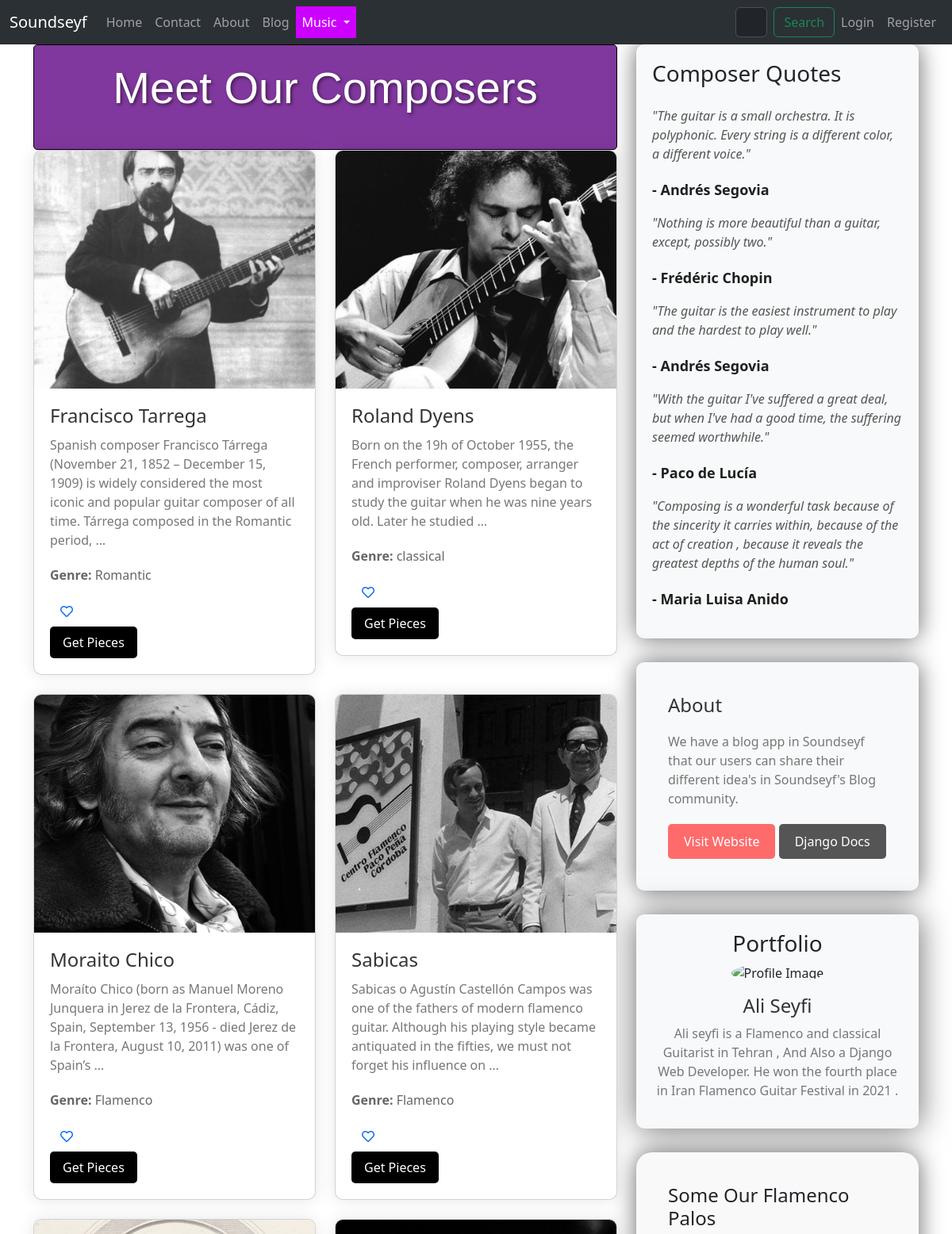
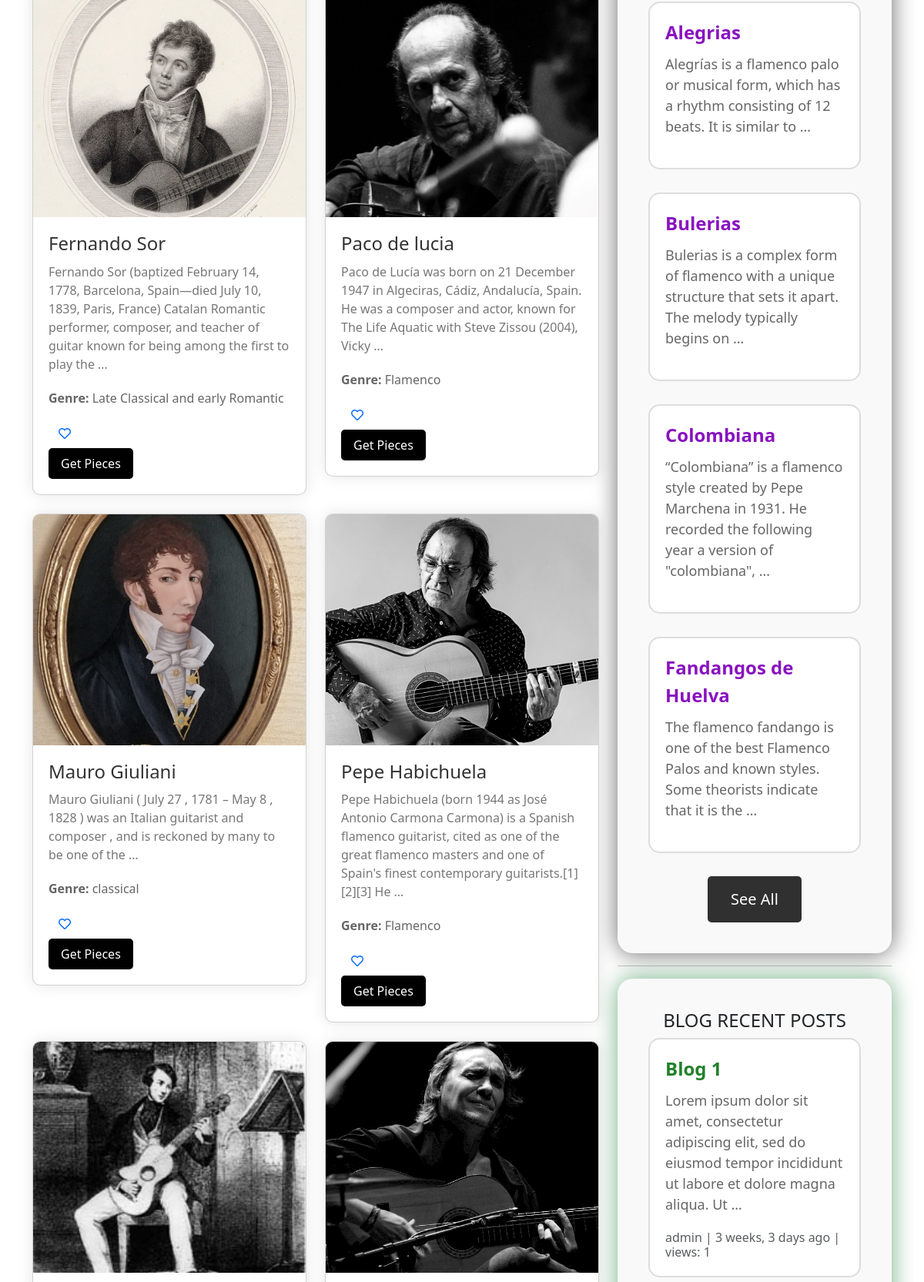
Screenshot of /music/composers (upper part) with the database file from the repository (2 pictures, top to bottom).
### music/models.py (models this page shows, shortened)
class Composer(models.Model):
    name = models.CharField(max_length=255,null=True,blank=True)
    biography = models.TextField(null=True, blank=True)
    image = models.ImageField(upload_to="Composers/" , default="default.jpg")
    genre = models.CharField(max_length=255,null=True,blank=True)
    nationality = models.CharField(blank=True,null=True,max_length=255)

class Palo(models.Model):
    name = models.CharField(max_length=255)
    description = models.TextField(null=True)
    song = models.FileField(upload_to="palos/")
    song_detail = models.TextField(null=True,blank=True)

### blog/models.py (models this page shows, shortened)
class Post(models.Model):
    title = models.CharField(max_length=255,unique=True)
    slug = models.SlugField(max_length=255,unique=True)
    author = models.ForeignKey(User,on_delete=models.CASCADE,null=True)
    content = models.TextField(null=True,blank=True)
    created_on = models.DateTimeField(auto_now_add=True)
    updated_on = models.DateTimeField(auto_now=True)
    published_on = models.DateTimeField(null=True)
    status = models.CharField(max_length=255,choices=STATUS_CHOICES)
    counted_views = models.IntegerField(default=0)
    login_required = models.BooleanField(default=False)
    class Meta:
        ordering = ['-created_on']

### music/views.py (the view)
# urls.py: path('composers',ComposersView , name="composers" ),
def ComposersView(request):
    composers = Composer.objects.all()
    p = Paginator(composers,10)
    try:
        page_number = request.GET.get('page')
        composers = p.get_page(page_number)
    except EmptyPage:
        composers = composers.get_page(1)
    except PageNotAnInteger:
        composers = composers.get_page(1)
    if request.user.is_authenticated:
         favorited_composer_ids = set(request.user.favoritecomposer_set.values_list('composer__id', flat=True))
         context = {"composers": composers, "favorited_composer_ids": favorited_composer_ids}
         return render(request,'music/composers.html',context)
    else:
         context = {"composers": composers}
         return render(request,'music/composers.html',context)

### blog/templatetags/blog-tags.py (called while the page is built)
@register.inclusion_tag('blog/recentposts.html')
def recentpost():
    recentposts = Post.objects.all().order_by('published_on')[:3]
    return  {"recentposts":recentposts}

### music/templatetags/music-tags.py (called while the page is built)
@register.inclusion_tag('music/somepalos.html')
def somepalos():
    somepalos = Palo.objects.all().order_by('name')[:4]
    return  {"somepalos":somepalos}

### templates/music/composers.html (shortened to what this page needs)
{% extends "base.html" %}
{% load static %}
{% load music-tags %}
{% load blog-tags %}
{% load thumbnail %}
{% block content %}
<div class="container">
  <div class="row">
    <div class="col-md-8">
      <div style="background-color: #81389e; border: 1px solid #000000; border-radius: 5px; padding: 20px;">
        <h2 class="card-title text-center mb-4" style="font-size: 3.5rem; font-family: 'Oswald', sans-serif; color: #ffffff; text-shadow: 2px 2px 4px rgba(0, 0, 0, 0.5);">Meet Our Composers</h2>
      </div>
        <div class="row">
        {% for composer in composers %}
        <div class="col-md-6 mb-4">
          <div class="card composer-card">
            <img src="{% thumbnail composer.image "600x400" crop="center" as im %}{{ im.url }}{% endthumbnail %}"
              alt="{{ composer.name }}" class="card-img-top composer-image">
            <div class="composer-details">
              <a style="text-decoration: none;" href="{% url 'music:pieces' cid=composer.id %}"><h3 class="card-title composer-name">{{ composer.name }}</h3></a>
              <p class="card-text composer-bio">{{ composer.biography|truncatewords:30 }}</p>
              <p class="composer-genre"><strong>Genre:</strong> {{ composer.genre }}</p>
              <form action="{% url 'music:Favorites' composer_id=composer.id %}" method="post">
                <button type="submit" class="btn btn-link composer-like-button" aria-label="Favorite Composer">
                  {% if composer.id in favorited_composer_ids %}
                    <i class="fas fa-heart text-danger"></i>
                  {% else %}
                    <i class="far fa-heart"></i>
                  {% endif %}
                </button>
              </form>
              <a href="{% url 'music:pieces' cid=composer.id %}"
                class="btn btn-primary composer-button">Get Pieces</a>
            </div>
          </div>
        </div>
        {% endfor %}
      </div>
    </div>
    <div class="col-md-4">
      <div class="quote-card" style="box-shadow: 0 0 30px rgba(0, 0, 0, 0.6);">
        <h3 class="mb-4">Composer Quotes</h3>
        <ul class="list-unstyled">
          <li>
            <p class="quote-text">"The guitar is a small orchestra. It is polyphonic. Every string is a different color, a different voice."</p>
            <p class="quote-author">- Andrés Segovia</p>
          </li>
          <li>
            <p class="quote-text">"Nothing is more beautiful than a guitar, except, possibly two."</p>
            <p class="quote-author">- Frédéric Chopin</p>
          </li>
          <li>
            <p class="quote-text">"The guitar is the easiest instrument to play and the hardest to play well."</p>
            <p class="quote-author">- Andrés Segovia</p>
          </li>
          <li>
            <p class="quote-text">"With the guitar I've suffered a great deal, but when I've had a good time, the suffering seemed worthwhile."</p>
            <p class="quote-author">- Paco de Lucía</p>
          </li>
          <li>
            <p class="quote-text">"Composing is a wonderful task because of the sincerity it carries within, because of the act of creation , because it reveals the greatest depths of the human soul."</p>
            <p class="quote-author">- Maria Luisa Anido</p>
          </li>
        </ul>
      </div>
      <div class="about-section" style="box-shadow: 0 0 30px rgba(0, 0, 0, 0.6);">
        <h3 class="about-header">About</h3>
        <p class="about-text">We have a blog app in Soundseyf that our users can share their different idea's in Soundseyf's Blog community.</p>
        <a href="https://bekbrace.com" class="btn btn-danger visit-website-button">Visit Website</a>
        <a href="https://docs.djangoproject.com/en/3.1" class="btn btn-secondary visit-website-button" style="background-color: #555;">Django Docs</a>
      </div>
      <div class="portfolio-section">
        <div style="box-shadow: 0 0 40px rgba(0, 0, 0, 0.6);" class="portfolio-item">
          <h3>Portfolio</h3>
            <img src="{% static 'images/Ali.png' %}" alt="Profile Image" class="profile-image">
            <h4>Ali Seyfi</h4>
            <p>Ali seyfi is a Flamenco and classical Guitarist in Tehran , And Also a Django Web Developer. He won the fourth place in Iran Flamenco Guitar Festival in 2021 .</p>
        </div>
    </div>
    {% somepalos %}
    <hr>
    {% recentpost %}
  </div>
    </div>
  </div>
{% endblock %}

### templates/music/somepalos.html (shortened to what this page needs)
{% load static %}
<!DOCTYPE html>
<html lang="en">
<head>
</head>
<body>
    <div class="flamenco-container">
        <h4>Some Our Flamenco Palos</h4>
        {% for palo in somepalos %}
        <div class="flamenco-palo">
            <div class="flamenco-title">{{ palo.name }}</div>
            <div class="flamenco-snippet">{{ palo.description|truncatewords:20 }}</div>
        </div>
        {% endfor %}
        <a href="{% url 'music:palos' %}" class="see-all-button">See All</a>
    </div>
</body>
</html>

### templates/blog/recentposts.html (shortened to what this page needs)
{% load static %}
{% load humanize %}
<!DOCTYPE html>
<html lang="en">
<head>
</head>
<body>
    <div class="blog-container">
        <h4>BLOG RECENT POSTS</h4>
        {% for post in recentposts %}
        <div class="blog-env">
            <div class="blog-title">{{ post.title }}</div>
            <div class="blog-snippet">{{ post.content|truncatewords:20 }}</div>
            <p class="card-text text-muted h6">{{ post.author }} | {{post.created_on|naturaltime }} | views: {{post.counted_views}}</p>
        </div>
        {% endfor %}
    </div>
</body>
</html>

### templates/music/composers.html (style rules this page uses)
.composer-card { background-color: #fff; border-radius: 10px; box-shadow: 0 0 20px rgba(0, 0, 0, 0.1); overflow: hidden; transition: transform 0.3s ease; }
.composer-image { width: 100%; height: 300px; object-fit: cover; }
.composer-details { padding: 20px; }
.composer-name { font-size: 1.5rem; color: #333; margin-bottom: 10px; }
.composer-genre { font-size: 1rem; color: #666; margin-bottom: 15px; }
.composer-bio { font-size: 1rem; color: #777; margin-bottom: 20px; }
.composer-button { background-color: #000000; color: #fff; border: none; padding: 8px 16px; border-radius: 5px; font-size: 1rem; transition: background-color 0.3s ease; }
.quote-card { background-color: #f8f9fa; border-radius: 10px; padding: 20px; margin-bottom: 20px; }
.quote-text { font-style: italic; color: #555; margin-bottom: 20px; }
.quote-author { font-weight: bold; color: #1f1f1f; font-size: large; }
.about-section { background-color: #f8f9fa; padding: 40px; border-radius: 10px; margin-top: 30px; }
.about-header { font-size: 1.5rem; color: #333; margin-bottom: 20px; }
.about-text { font-size: 1rem; color: #777; margin-bottom: 20px; }
.visit-website-button { background-color: #ff6b6b; color: #fff; border: none; padding: 10px 20px; border-radius: 5px; font-size: 1rem; transition: background-color 0.3s ease; }
.portfolio-section { margin-top: 30px; }
.portfolio-item { margin-bottom: 30px; padding: 20px; background-color: #f8f9fa; border-radius: 10px; box-shadow: 0 0 20px rgba(0, 0, 0, 0.1); text-align: center; }
.profile-image { width: 200px; height: 200px; border-radius: 50%; margin: 0 auto 15px; object-fit: cover; }
.portfolio-item h4 { font-size: 1.5rem; color: #333; }
.portfolio-item p { font-size: 1rem; color: #777; }

### templates/music/somepalos.html (style rules this page uses)
.flamenco-container { background-color: #f9f9f9; padding: 40px; border-radius: 20px; box-shadow: 0 0 30px rgba(0, 0, 0, 0.6); max-width: 800px; margin: 0 auto; display: flex; flex-direction: column; align-items: center; }
.flamenco-palo { margin-bottom: 30px; padding: 20px; border: 2px solid #ddd; border-radius: 15px; background-color: #ffffff; transition: transform 0.3s ease; max-width: 600px; width: 100%; position: relative; }
.flamenco-palo::after { content: ""; position: absolute; top: 0; left: 0; right: 0; bottom: 0; border-radius: 15px; box-shadow: 0 0 20px rgba(0, 0, 0, 0.3); opacity: 0; transition: opacity 0.3s ease; }
.flamenco-title { font-size: 24px; font-weight: bold; color: #8912c0; margin-bottom: 10px; }
.flamenco-snippet { font-size: 18px; color: #666; margin-bottom: 20px; }
.see-all-button { padding: 15px 30px; background-color: #303030; color: #fff; border: none; border-radius: 5px; cursor: pointer; transition: background-color 0.3s ease; text-decoration: none; font-size: 20px; }

### templates/blog/recentposts.html (style rules this page uses)
.blog-container { background-color: #f9f9f9; padding: 40px; border-radius: 20px; box-shadow: 0 0 30px rgba(18, 120, 47, 0.6); max-width: 800px; margin: 0 auto; display: flex; flex-direction: column; align-items: center; }
.blog-env { margin-bottom: 30px; padding: 20px; border: 2px solid #ddd; border-radius: 15px; background-color: #ffffff; transition: transform 0.3s ease; max-width: 600px; width: 100%; position: relative; }
.blog-env::after { content: ""; position: absolute; top: 0; left: 0; right: 0; bottom: 0; border-radius: 15px; box-shadow: 0 0 20px rgba(0, 0, 0, 0.3); opacity: 0; transition: opacity 0.3s ease; }
.blog-title { font-size: 24px; font-weight: bold; color: #218129; margin-bottom: 10px; }
.blog-snippet { font-size: 18px; color: #666; margin-bottom: 20px; }
.see-all-button { padding: 15px 30px; background-color: #303030; color: #fff; border: none; border-radius: 5px; cursor: pointer; transition: background-color 0.3s ease; text-decoration: none; font-size: 20px; }

### rows the page displays
Composer: image (picture), name "Francisco Tarrega", biography "Spanish composer Francisco Tárrega (November 21, 1852 – December 15, 1909) is widely considered the most iconic and popular guitar composer of all time. Tárrega composed in the Romantic period, …", genre "Romantic"
Composer: image (picture), name "Roland Dyens", biography "Born on the 19h of October 1955, the French performer, composer, arranger and improviser Roland Dyens began to study the guitar when he was nine years old. Later he studied …", genre "classical"
Composer: image (picture), name "Moraito Chico", biography "Moraíto Chico (born as Manuel Moreno Junquera in Jerez de la Frontera, Cádiz, Spain, September 13, 1956 - died Jerez de la Frontera, August 10, 2011) was one of Spain’s …", genre "Flamenco"
Composer: image+name (picture), name "Sabicas", biography "Sabicas o Agustín Castellón Campos was one of the fathers of modern flamenco guitar. Although his playing style became antiquated in the fifties, we must not forget his influence on …", genre "Flamenco"
Composer: image (picture), name "Fernando Sor", biography "Fernando Sor (baptized February 14, 1778, Barcelona, Spain—died July 10, 1839, Paris, France) Catalan Romantic performer, composer, and teacher of guitar known for being among the first to play the …", genre "Late Classical and early Romantic"
Composer: image (picture), name "Paco de lucia", biography "Paco de Lucía was born on 21 December 1947 in Algeciras, Cádiz, Andalucía, Spain. He was a composer and actor, known for The Life Aquatic with Steve Zissou (2004), Vicky …", genre "Flamenco"
Composer: image (picture), name "Mauro Giuliani", biography "Mauro Giuliani ( July 27 , 1781 – May 8 , 1828 ) was an Italian guitarist and composer , and is reckoned by many to be one of the …", genre "classical"
Composer: image (picture), name "Pepe Habichuela", biography "Pepe Habichuela (born 1944 as José Antonio Carmona Carmona) is a Spanish flamenco guitarist, cited as one of the great flamenco masters and one of Spain's finest contemporary guitarists.[1][2][3] He …", genre "Flamenco"
Composer: image (picture)
Composer: image (picture)
Palo: name "Alegrias", description "Alegrías is a flamenco palo or musical form, which has a rhythm consisting of 12 beats. It is similar to …"
Palo: name "Bulerias", description "Bulerias is a complex form of flamenco with a unique structure that sets it apart. The melody typically begins on …"
Palo: name "Colombiana", description "“Colombiana” is a flamenco style created by Pepe Marchena in 1931. He recorded the following year a version of \"colombiana\", …"
Palo: name "Fandangos de Huelva", description "The flamenco fandango is one of the best Flamenco Palos and known styles. Some theorists indicate that it is the …"
Post: title "Blog 1", content "Lorem ipsum dolor sit amet, consectetur adipiscing elit, sed do eiusmod tempor incididunt ut labore et dolore magna aliqua. Ut …", author "admin", created_on "3 weeks, 3 days ago", counted_views "1"
